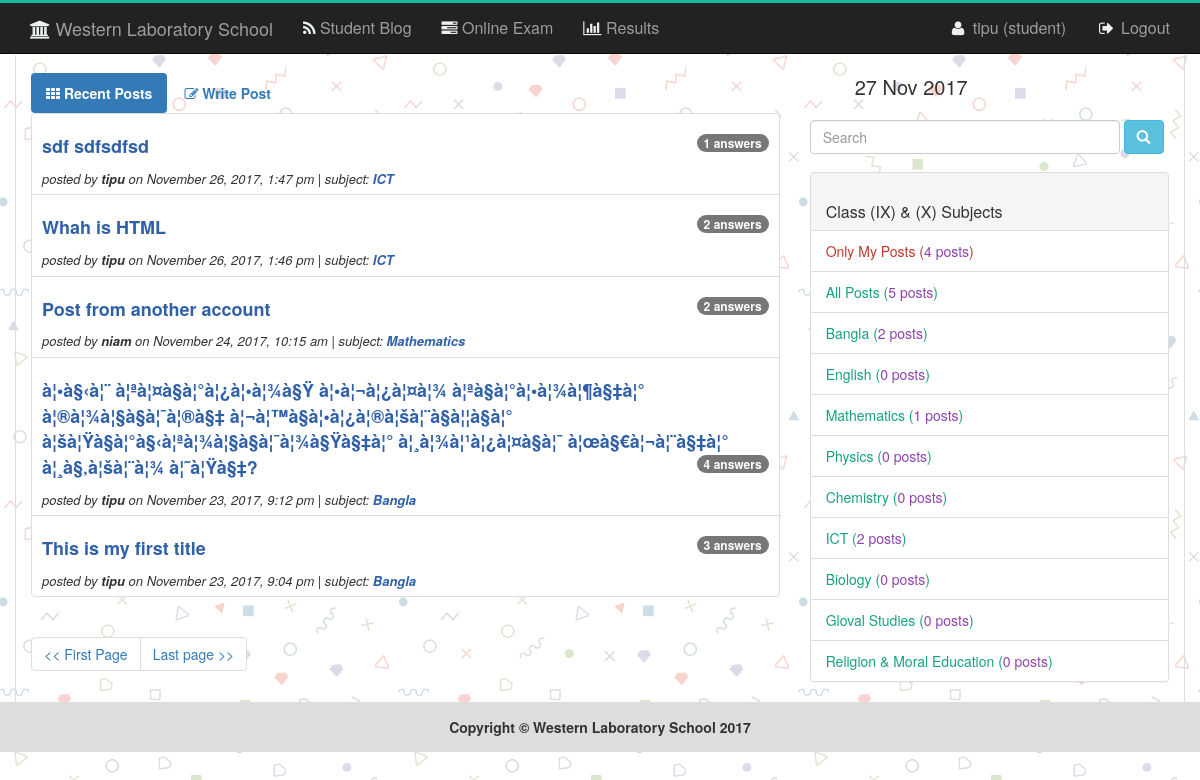
/index.php (signed in), run on the app's committed database.
### tables this page shows
CREATE TABLE `tbl_post` (
  `id` int(11) NOT NULL,
  `title` varchar(255) NOT NULL,
  `description` text NOT NULL,
  `user_id` int(4) NOT NULL,
  `sub_id` int(4) NOT NULL,
  `pdate` timestamp NOT NULL DEFAULT CURRENT_TIMESTAMP,
  `image` varchar(255) NOT NULL
);

CREATE TABLE `tbl_student` (
  `id` int(11) NOT NULL,
  `name` varchar(50) NOT NULL,
  `username` varchar(50) NOT NULL,
  `password` varchar(32) NOT NULL,
  `class` int(11) NOT NULL,
  `phone` varchar(30) NOT NULL
);

CREATE TABLE `tbl_subject` (
  `id` int(11) NOT NULL,
  `name` varchar(30) NOT NULL
);

### libs/Session.php (called while the page is built, shortened)
<?php
class Session{
	 public static function get($key){
	 	if (isset($_SESSION[$key])) {
	 		return $_SESSION[$key];
	 	} else {
	 		return false;
	 	}
	 }
}
?>

### libs/Database.php (called while the page is built, shortened)
<?php
Class Database{
	public $host   = DB_HOST;
	public $user   = DB_USER;
	public $pass   = DB_PASS;
	public $dbname = DB_NAME;
	public $link;
	private function connectDB(){
	$this->link = new mysqli($this->host, $this->user, $this->pass, $this->dbname);
 }
	public function select($query){
		$result = $this->link->query($query) or die($this->link->error.__LINE__);
		if($result->num_rows > 0){
			return $result;
		} else {
			return false;
		}
	}
}

### classes/PostComment.php (called while the page is built, shortened)
<?php
	include_once ("/../libs/Session.php");
    include_once ("/../libs/Database.php");
    include_once ("/../helpers/Format.php");
Class PostComment{
	private $db;
	public function __construct(){
		$this->db = new Database();
	}
	public function getSubject(){
		$sql = "SELECT * FROM tbl_subject ORDER BY id ASC";
		$result = $this->db->select($sql);
		return $result;
	}
	public function getAllPost($start_from, $per_page){
		$sql = "SELECT tbl_post.*, tbl_student.username,tbl_subject.name
				FROM tbl_post
				INNER JOIN tbl_student
				ON tbl_post.user_id = tbl_student.id
				INNER JOIN tbl_subject
				ON tbl_post.sub_id = tbl_subject.id
				ORDER BY tbl_post.id DESC limit $start_from, $per_page";
		$result = $this->db->select($sql);
		if ($result) {
			return $result;
		}else{
			$msg = "<span class='error'>No Posts found !.</span>";
			return $msg;
		}
	}
	public function getTotalPostRows(){
		$sql = "SELECT * FROM tbl_post ORDER BY id DESC";
		$result = $this->db->select($sql);
		return $result;
	}
	public function userTotalPost(){
		$userid = Session::get("userid");
		$sql = "SELECT * FROM tbl_post WHERE user_id='$userid'";
		$result = $this->db->select($sql);
		$count = $result->num_rows;
		return $count;
	}
	public function subjectWisePost($subid){
		$sql = "SELECT tbl_post.*, tbl_student.username,tbl_subject.name
				FROM tbl_post
				INNER JOIN tbl_student
				ON tbl_post.user_id = tbl_student.id
				INNER JOIN tbl_subject
				ON tbl_post.sub_id = tbl_subject.id
				WHERE tbl_post.sub_id='$subid'";
		$result = $this->db->select($sql);
		if ($result) {
			return $result;
		}else{
			return false;
		}
	}
	public function getSinglePostComment($postId){
		$sql = "SELECT * FROM tbl_comment WHERE postid='$postId' ORDER BY id DESC";
		$result = $this->db->select($sql);
		if ($result) {
			return $result;
		}else{
			return false;
		}
	}
}
?>

### helpers/Format.php (called while the page is built, shortened)
<?php
class Format{
	public function formatDate($date){
		return date('F j, Y, g:i a', strtotime($date));
	}
}
?>

### index.php (the view, shortened to what this page needs)
<?php
include_once "header.php";
?>
    <section class="qeustion_list clearfix">
      <div class="container obls_border obls_margin">
        <div class="row obls_padding">
          <div class="col-md-8">
            <ul class="nav nav-pills">
               <li class="active"><a href="#section1" data-toggle="tab"><i class="fa fa-th" aria-hidden="true"></i> <strong>Recent Posts</strong></a></li>
               <?php
              if (Session::get("checkusertype")) {
                ?>
          <li><a  href="#section2" data-toggle="tab"><i class="fa fa-pencil-square-o" aria-hidden="true"></i> <strong>Write Post</strong></a></li>
          <?php } ?>
           </ul>
           <?php
            $per_page = 6;
            if (isset($_GET['page'])) {
              $page= $_GET['page'];
            }else{
              $page = 1;
            }
            $start_from = ($page-1)*$per_page;
           ?>
           <div class="tab-content">
               <div class="tab-pane fade in active" id="section1">
                   <div class="qs_list">
                   <?php
                      if (isset($_GET['subid'])) {
                        $subid= $_GET['subid'];
                    ?>
                       <ul class="list-group">
                    <?php
                         $subrows = $pc->getSubjectById($subid);
                         $result = $subrows->fetch_assoc();
                         $subname = $result['name'];
                        $subpost = $pc->subjectWisePost($subid);
                        if ($subpost) {
                          $countSub = $subpost->num_rows;
                          echo "<h4 style='text-align:center;color:green'>$countSub Posts found on subject <strong>$subname</strong></h4>";
                          while ($row = $subpost->fetch_assoc()) {
                            $getcomment = $pc->getSinglePostComment($row['id']);
                          if($getcomment){
                            $countc = $getcomment->num_rows;
                          }else{
                            $countc = 0;
                          }
                    ?>
                              <li class="list-group-item">
                                <a href="singlepost.php?pid=<?php echo $row['id'];?>"><?php echo $row['title'];?></a>
                                <span class="badge"><?php echo $countc;?> answers</span><br><span class="postedby">posted by <?php echo $row['username'];?> on <?php echo $fm->formatdate($row['pdate']);?> | subject: <a href="#"><?php echo $row['name'];?></a></span>
                              </li>
                    <?php
                        $countc = 0;
                          }
                        }else{
                            echo "<span class='error' style='font-size:20px;text-align:center'>No post found !</span>";
                        }
                    ?>
                 </ul>
                <?php
                    }else{
                 ?>
                 <ul class="list-group">
                  <?php
                      $allpost = $pc->getAllPost($start_from, $per_page);
                      if (count($allpost)>0) {
                        while ($row = $allpost->fetch_assoc()) {
                          $getcomment = $pc->getSinglePostComment($row['id']);
                          if($getcomment){
                            $countc = $getcomment->num_rows;
                          }else{
                            $countc = 0;
                          }
                  ?>
                            <li class="list-group-item">
                              <a style="font-size: 18px;" href="singlepost.php?pid=<?php echo $row['id'];?>"><?php echo $row['title'];?></a>
                              <span class="badge"><?php echo $countc; ?> answers</span><br><span class="postedby">posted by <strong><?php echo $row['username'];?></strong> on <?php echo $fm->formatdate($row['pdate']);?> | subject: <a href="#"><?php echo $row['name'];?></a></span>
                            </li>
                  <?php
                    $countc = 0;
                        }
                      }else{
                          echo $allpost;
                      }
                  ?>
               </ul>
            <?php } ?>
             </div>
             <div class="obls_page">
            <?php
              if (!isset($_GET['subid'])) {
            ?>
               <ul class="pagination">
               <?php
                  $postrows = $pc->getTotalPostRows();
                  $total_row = $postrows->num_rows;
                  $total_pages = ceil($total_row/$per_page);
                ?>
                <?php
                echo "<li><a href='index.php?page=1'>&lt;&lt; First Page</a></li>";
               echo "<li><a href='index.php?page=$total_pages'>Last page &gt;&gt;</a></li>";
               ?>
               </ul>
            <?php } ?>
         </div>
         </div>
           </div>
          </div>
          <?php
          include_once "sidebar.php";
          ?>
        </div>
      </div>
    </section>
<?php
include_once "footer.php";
?>

### sidebar.php
<div class="col-md-4">
    <div class="row" style="padding-bottom:10px">
      <div class="col-md-12">
      <table class="tabBlock">
            <tr><td class="clock" id="dc"></td>
                <td style="padding-right:15px">
                </td>
                <td style="font-size:20px;padding-left:10px;"><?php echo date('d M Y');?></td>
            </tr>
    </table>
    </div>
   </div>
    <div class="row" style="padding-bottom:10px">
        <form class="navbar-form navbar-left" role="search" action="" method="GET">
          <div class="form-group">
            <input style="width:310px;" type="text" name="search" class="form-control" placeholder="Search">
          </div>
          <button type="submit" class="btn btn-info"><span class="glyphicon glyphicon-search"></button>
        </form>
    </div>
    <div class="panel panel-default">
        <div class="panel-heading">
           <br><h3 class="panel-title">Class (IX) & (X) Subjects</h3>
        </div>
        <div class="list-group subject_link">
          <?php
              $subs = $pc->getSubject();
              if (isset($subs)) {
              $userposts = $pc->userTotalPost();
              $allpost = $pc->getTotalPostRows();
              $allpost = $allpost->num_rows;
          ?>
                <?php
                 if (Session::get("checkusertype")) {
                ?>
                <a style='color:#c0392b' href="index.php?usid=<?php echo Session::get("userid");?>" class="list-group-item">Only My Posts (<?php echo "<span style='color:#8e44ad'>".$userposts;?> posts</span>)</a>
                <?php } ?>
                <a href="index.php" class="list-group-item">All Posts (<?php echo "<span style='color:#8e44ad'>".$allpost;?> posts</span>)</a>
          <?php
                while ($row = $subs->fetch_assoc()) {
                  $indSubpost = $pc->subjectWisePost($row['id']);
                  if ($indSubpost) {
                    $countIndSubPost = $indSubpost->num_rows;
                  }else{
                    $countIndSubPost = 0;
                  }
          ?>
              <a href="index.php?subid=<?php echo $row['id'];?>" class="list-group-item"><?php echo $row['name'];?> (<?php echo "<span style='color:#8e44ad'>".$countIndSubPost;?> posts</span>)</a>
            <?php
                }
              }else{
                echo "No subject found";
              }
          ?>
       </div>
    </div>
</div>

### assets/css/main.css (style rules this page uses)
body { background-image: url("../img/logintexture.png"); }
.subject_link a { color: #16a085; }
.obls_border { border-left: 1px solid #ddd; border-right: 1px solid #ddd; }
.qs_list ul li { padding: 20px 10px 6px; }
.qs_list ul li a { font-weight: bold; color: #3060A8; }
.postedby { display: block; padding-top: 10px; font-size: 13px; font-style: italic; }
.obls_margin { margin-top: 55px; }
.obls_padding { padding-top: 18px; }
.tabBlock { background-color: transparent; border:solid 0px #FFA54F; border-radius:5px; -moz-border-radius:5px; -webkit-border-radius:5px; min-width:200px; width:100%; overflow:hidden; display:block; }
.clock { vertical-align:middle; font-family:Orbitron; font-size:40px; font-weight:normal; color:green; padding:0 10px; }

### data on the page
tbl_post: title "sdf sdfsdfsd", countc "1", tbl_student.username "tipu", pdate "November 26, 2017, 1:47 pm", tbl_subject.name "ICT"
tbl_post: title "Whah is HTML", countc "2", tbl_student.username "tipu", pdate "November 26, 2017, 1:46 pm", tbl_subject.name "ICT"
tbl_post: title "Post from another account", countc "2", tbl_student.username "niam", pdate "November 24, 2017, 10:15 am", tbl_subject.name "Mathematics"
tbl_post: title "à¦•à§‹à¦¨ à¦ªà¦¤à§à¦°à¦¿à¦•à¦¾à§Ÿ à¦•à¦¬à¦¿à¦¤à¦¾ à¦ªà§à¦°à¦•à¦¾à¦¶à§‡à¦° à¦®à¦¾à¦§à§à¦¯à¦®à§‡ à¦¬à¦™à§à¦•à¦¿à¦®à¦šà¦¨à§à¦¦à§à¦° à¦šà¦Ÿà§à¦°à§‹à¦ªà¦¾à¦§à§à¦¯à¦¾à§Ÿà§‡à¦° à¦¸à¦¾à¦¹à¦¿à¦¤à§à¦¯ à¦œà§€à¦¬à¦¨à§‡à¦° à¦¸à§‚à¦šà¦¨à¦¾ à¦˜à¦Ÿà§‡?", countc "4", tbl_student.username "tipu", pdate "November 23, 2017, 9:12 pm", tbl_subject.name "Bangla"
tbl_post: title "This is my first title", countc "3", tbl_student.username "tipu", pdate "November 23, 2017, 9:04 pm", tbl_subject.name "Bangla"
tbl_subject: name "Bangla", countIndSubPost "2"
tbl_subject: name "English", countIndSubPost "0"
tbl_subject: name "Mathematics", countIndSubPost "1"
tbl_subject: name "Physics", countIndSubPost "0"
tbl_subject: name "Chemistry", countIndSubPost "0"
tbl_subject: name "ICT", countIndSubPost "2"
tbl_subject: name "Biology", countIndSubPost "0"
tbl_subject: name "Gloval Studies", countIndSubPost "0"
tbl_subject: name "Religion & Moral Education", countIndSubPost "0"

### other printed values
Session::get('username') "tipu"
Session::get("usertype") "student"
$userposts "4"
$allpost "5"
